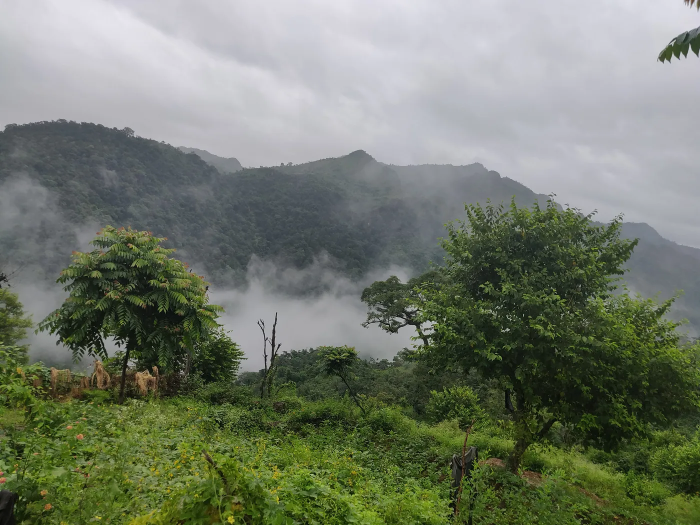
#> input picture sample_image.jpg, 1400 x 1050 px (shown at 1/2 size)
$ jupyter execute --allow-errors color_identifier.ipynb   (shell and % lines are left out)
#> lines starting #> are read from the running program, lines starting #| are printed output that depends on the picture
[cell 1]
from sklearn.cluster import KMeans
import matplotlib.pyplot as plt
import numpy as np
import cv2
from collections import Counter
from skimage.color import rgb2lab, deltaE_cie76
import os

[cell 2]
image = cv2.imread('sample_image.jpg')
#> image is the input picture: shape (1050, 1400, 3); mean B, G, R 106.9, 122.9, 115.2
print("The type of this input is {}".format(type(image)))
#| The type of this input is <class 'numpy.ndarray'>
print("Shape: {}".format(image.shape))
#| Shape: (1050, 1400, 3)
plt.imshow(image)

[cell 3]
image = cv2.cvtColor(image, cv2.COLOR_BGR2RGB)
plt.imshow(image)

[cell 4]
gray_image = cv2.cvtColor(image, cv2.COLOR_BGR2GRAY)
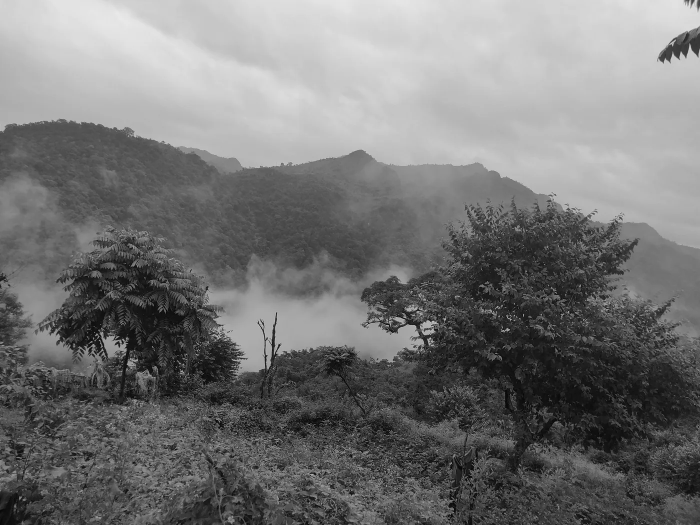
#> gray_image: shape (1050, 1400) (shown at 1/2 size); min 0, max 235, mean 117.3
plt.imshow(gray_image, cmap='gray')

[cell 5]
resized_image = cv2.resize(image, (1200, 600))
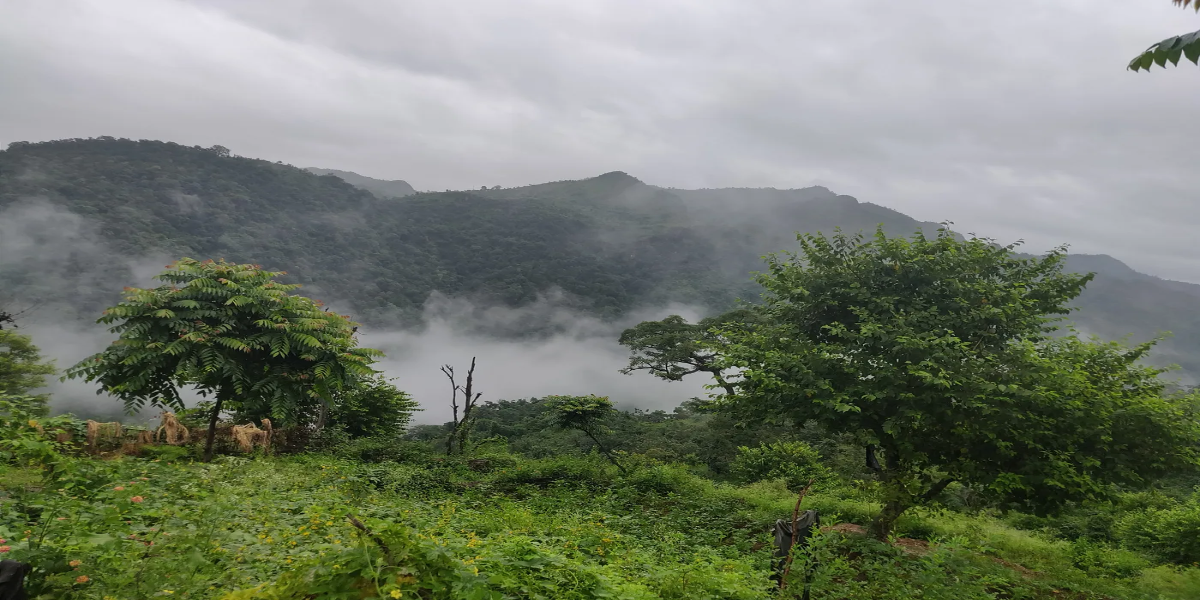
#> resized_image: shape (600, 1200, 3); mean R, G, B 115.1, 122.9, 106.8
plt.imshow(resized_image)

[cell 6]
def RGB2HEX(color):
    return "#{:02x}{:02x}{:02x}".format(int(color[0]), int(color[1]), int(color[2]))

[cell 7]
def get_image(image_path):
    image = cv2.imread(image_path)
    image = cv2.cvtColor(image, cv2.COLOR_BGR2RGB)
    return image

[cell 8]
modified_image = cv2.resize(image, (600, 400), interpolation = cv2.INTER_AREA)
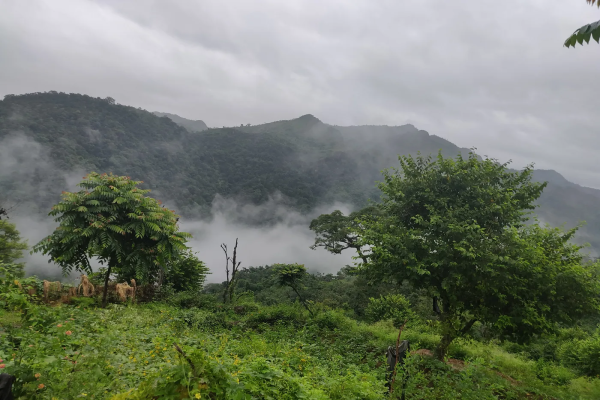
#> modified_image: shape (400, 600, 3); mean R, G, B 115.2, 122.9, 106.9
modified_image = modified_image.reshape(modified_image.shape[0]*modified_image.shape[1], 3)
